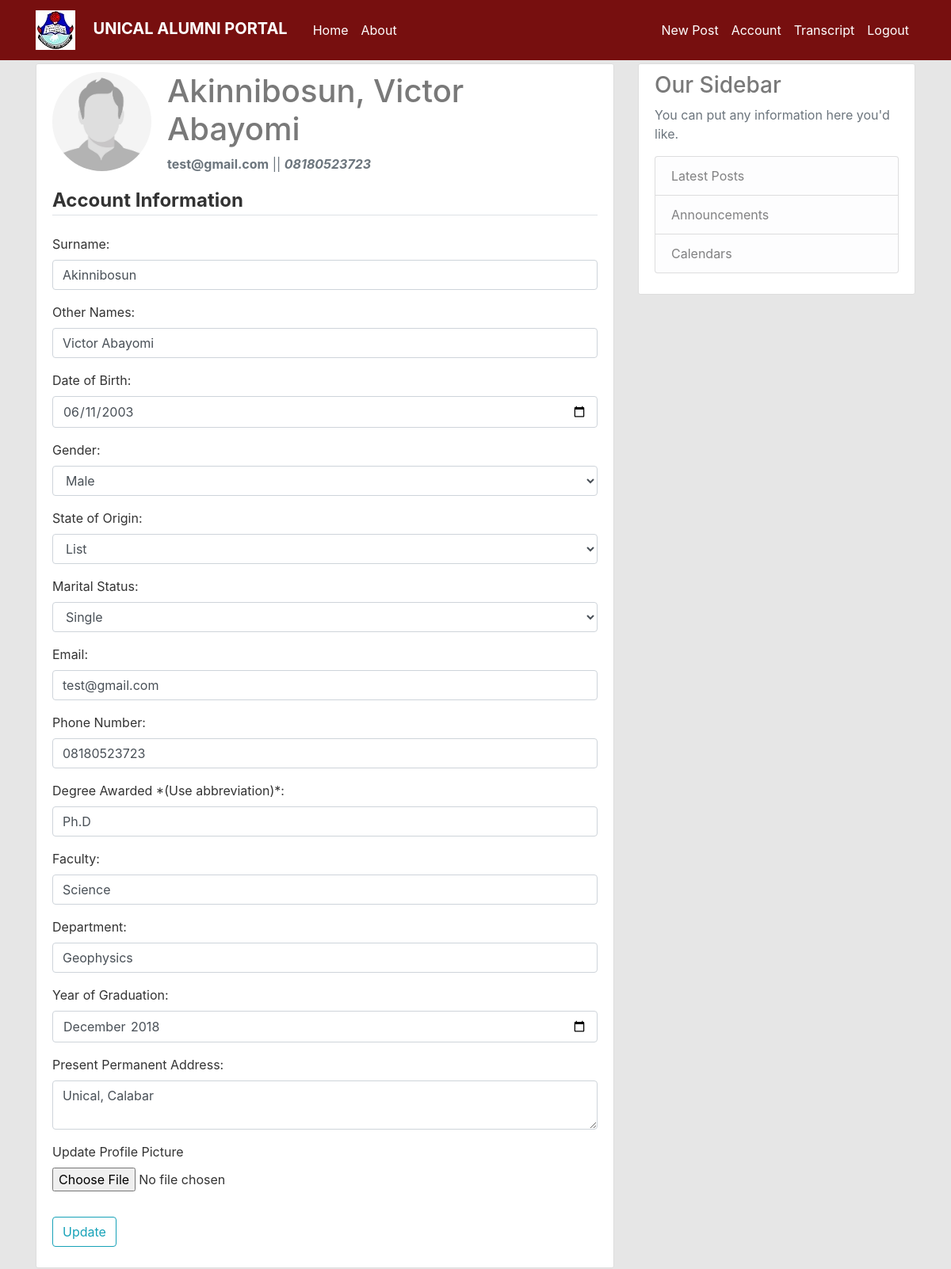
Page /account (signed in) on the committed database.
### transcript/models.py (models this page shows, shortened)
class User(db.Model, UserMixin):
    id = db.Column(db.Integer, primary_key=True)
    surname = db.Column(db.String(100), nullable=False)
    other_names = db.Column(db.String(100), nullable=False)
    dob = db.Column(db.String(50), nullable=False)
    gender = db.Column(db.String(20), nullable=False)
    state_of_origin = db.Column(db.String(50), nullable=False)
    marital_status = db.Column(db.String(100), nullable=False)
    email = db.Column(db.String(200), unique=True, nullable=False)
    phone = db.Column(db.String(20), unique=True, nullable=False)
    degree_awarded = db.Column(db.String(50), nullable=False)
    faculty = db.Column(db.String(250), nullable=False)
    department = db.Column(db.String(250), nullable=False)
    year_of_grad = db.Column(db.String(50), nullable=False)
    permanent_addr = db.Column(db.Text, nullable=False)
    password = db.Column(db.String(120), nullable=False)
    image_file = db.Column(db.String(20), nullable=False, default='default.jpg')
    recipient = db.relationship('Recipient', backref='user', lazy=True)
    post = db.relationship('Post', backref='author', lazy=True)

### transcript/routes.py (the view)
@app.route("/account", methods=['GET','POST'])
@login_required
def account():
    form = UpdateAccountForm()
    if form.validate_on_submit():
        if form.picture.data:
            picture_file = save_picture(form.picture.data)
            current_user.image_file = picture_file
        current_user.surname = form.surname.data
        current_user.other_names = form.other_names.data
        current_user.dob = form.dob.data
        current_user.gender = form.gender.data
        current_user.state_of_origin = form.state_of_origin.data
        current_user.marital_status = form.marital_status.data
        current_user.email = form.email.data
        current_user.phone = form.phone.data
        current_user.degree_awarded = form.degree_awarded.data
        current_user.faculty = form.faculty.data
        current_user.department = form.department.data
        current_user.year_of_grad = form.year_of_grad.data
        current_user.permanent_addr = form.permanent_addr.data
        db.session.commit()
        flash('Your account has been updated successfully!', 'success')
        return redirect(url_for('account'))
    elif request.method == 'GET':
        form.surname.data = current_user.surname
        form.other_names.data = current_user.other_names
        form.dob.data = current_user.dob
        form.gender.data = current_user.gender
        form.state_of_origin.data = current_user.state_of_origin
        form.marital_status.data = current_user.marital_status
        form.email.data = current_user.email
        form.phone.data = current_user.phone
        form.degree_awarded.data = current_user.degree_awarded
        form.faculty.data = current_user.faculty
        form.department.data = current_user.department
        form.year_of_grad.data = current_user.year_of_grad
        form.permanent_addr.data = current_user.permanent_addr
    image_file = url_for('static', filename='images/'+ current_user.image_file)
    return render_template('account.html', title='Account', image_file=image_file, form=form)

### transcript/templates/account.html (shortened to what this page needs)
{% extends "layout.html" %}
    {% block content %}
        <div class="content-section">
            <div class="media">
                <img class="rounded-circle account-img" src="{{ image_file }}">
                <div class="media-body">
                    <h2 class="account-heading">{{ current_user.surname }}, {{  current_user.other_names }}</h2>
                    <p class="text-secondary"><strong>{{ current_user.email }}</strong>  ||  <strong><em>{{ current_user.phone }}</em></strong></p>
                </div>
            </div>
            <form method="POST" action="" enctype="multipart/form-data">
                <fieldset class="form-group">
                    <legend class="border-bottom mb-4"><b>Account Information</b></legend>
                    <div class="form-group">
                        {{ form.surname.label(class="form-control-label") }}:
                        {% if form.surname.errors %}
                            {{ form.surname(class="form-control form-control-md is-invalid") }}
                            <div class="invalid-feedback">
                                {% for error in form.surname.errors %}
                                    <span>{{ error }}</span>
                                {% endfor %}
                            </div>
                        {% else %}
                            {{ form.surname(class="form-control form-control-md") }}
                        {% endif %}
                    </div>
                      <div class="form-group">
                          {{ form.other_names.label(class="form-control-label") }}:
                          {% if form.other_names.errors %}
                              {{ form.other_names(class="form-control form-control-md is-invalid") }}
                              <div class="invalid-feedback">
                                  {% for error in form.other_names.errors %}
                                      <span>{{ error }}</span>
                                  {% endfor %}
                              </div>
                          {% else %}
                              {{ form.other_names(class="form-control form-control-md") }}
                          {% endif %}
                      </div>
                      <div class="form-group">
                        {{ form.dob.label(class="form-control-label") }}:
                        {% if form.dob.errors %}
                            {{ form.dob(class="form-control form-control-md is-invalid") }}
                            <div class="invalid-feedback">
                                {% for error in form.dob.errors %}
                                    <span>{{ error }}</span>
                                {% endfor %}
                            </div>
                        {% else %}
                            {{ form.dob(class="form-control form-control-md", type="Date") }}
                        {% endif %}
                    </div>
                    <div class="form-group">
                        {{ form.gender.label(class="form-control-label") }}:
                        {% if form.gender.errors %}
                            {{ form.gender(class="form-control form-control-md is-invalid") }}
                            <div class="invalid-feedback">
                                {% for error in form.gender.errors %}
                                    <span>{{ error }}</span>
                                {% endfor %}
                            </div>
                        {% else %}
                            {{ form.gender(class="form-control form-control-md") }}
                        {% endif %}
                    </div>
                    <div class="form-group">
                        {{ form.state_of_origin.label(class="form-control-label") }}:
                        {% if form.state_of_origin.errors %}
                            {{ form.state_of_origin(class="form-control form-control-md is-invalid") }}
                            <div class="invalid-feedback">
                                {% for error in form.state_of_origin.errors %}
                                    <span>{{ error }}</span>
                                {% endfor %}
                            </div>
                        {% else %}
                            {{ form.state_of_origin(class="form-control form-control-md") }}
                        {% endif %}
                    </div>
                    <div class="form-group">
                        {{ form.marital_status.label(class="form-control-label") }}:
                        {% if form.marital_status.errors %}
                            {{ form.surname(class="form-control form-control-md is-invalid") }}
                            <div class="invalid-feedback">
                                {% for error in form.marital_status.errors %}
                                    <span>{{ error }}</span>
                                {% endfor %}
                            </div>
                        {% else %}
                            {{ form.marital_status(class="form-control form-control-md") }}
                        {% endif %}
                    </div>
                    <div class="form-group">
                        {{ form.email.label(class="form-control-label") }}:
                        {% if form.email.errors %}
                            {{ form.email(class="form-control form-control-md is-invalid") }}
                            <div class="invalid-feedback">
                                {% for error in form.email.errors %}
                                    <span>{{ error }}</span>
                                {% endfor %}
                            </div>
                        {% else %}
                            {{ form.email(class="form-control form-control-md") }}
                        {% endif %}
                    </div>
                    <div class="form-group">
                        {{ form.phone.label(class="form-control-label") }}:
                        {% if form.phone.errors %}
                            {{ form.phone(class="form-control form-control-md is-invalid") }}
                            <div class="invalid-feedback">
                                {% for error in form.phone.errors %}
                                    <span>{{ error }}</span>
                                {% endfor %}
                            </div>
                        {% else %}
                            {{ form.phone(class="form-control form-control-md") }}
                        {% endif %}
                    </div>
                    <div class="form-group">
                        {{ form.degree_awarded.label(class="form-control-label") }}:
                        {% if form.degree_awarded.errors %}
                            {{ form.degree_awarded(class="form-control form-control-md is-invalid") }}
                            <div class="invalid-feedback">
                                {% for error in form.degree_awarded.errors %}
                                    <span>{{ error }}</span>
                                {% endfor %}
                            </div>
                        {% else %}
                            {{ form.degree_awarded(class="form-control form-control-md") }}
                        {% endif %}
                    </div>
                    <div class="form-group">
                        {{ form.faculty.label(class="form-control-label") }}:
                        {% if form.faculty.errors %}
                            {{ form.faculty(class="form-control form-control-md is-invalid") }}
                            <div class="invalid-feedback">
                                {% for error in form.faculty.errors %}
                                    <span>{{ error }}</span>
                                {% endfor %}
                            </div>
                        {% else %}
                            {{ form.faculty(class="form-control form-control-md") }}
                        {% endif %}
                    </div>
                    <div class="form-group">
                        {{ form.department.label(class="form-control-label") }}:
                        {% if form.department.errors %}
                            {{ form.department(class="form-control form-control-md is-invalid") }}
                            <div class="invalid-feedback">
                                {% for error in form.department.errors %}
                                    <span>{{ error }}</span>
                                {% endfor %}
                            </div>
                        {% else %}
                            {{ form.department(class="form-control form-control-md") }}
                        {% endif %}
                    </div>
                    <div class="form-group">
                        {{ form.year_of_grad.label(class="form-control-label") }}:
                        {% if form.year_of_grad.errors %}
                            {{ form.year_of_grad(class="form-control form-control-md is-invalid") }}
                            <div class="invalid-feedback">
                                {% for error in form.year_of_grad.errors %}
                                    <span>{{ error }}</span>
                                {% endfor %}
                            </div>
                        {% else %}
                            {{ form.year_of_grad(class="form-control form-control-md", type="Month") }}
                        {% endif %}
                    </div>
                    <div class="form-group">
                        {{ form.permanent_addr.label(class="form-control-label") }}:
                        {% if form.permanent_addr.errors %}
                            {{ form.permanent_addr(class="form-control form-control-md is-invalid") }}
                            <div class="invalid-feedback">
                                {% for error in form.permanent_addr.errors %}
                                    <span>{{ error }}</span>
                                {% endfor %}
                            </div>
                        {% else %}
                            {{ form.permanent_addr(class="form-control form-control-md") }}
                        {% endif %}
                    </div>
                    <div class="form-group">
                        {{ form.picture.label() }}
                        {{ form.picture(class="form-control-file") }}
                    </div>
                </fieldset>
                <div class="form-group">
                    {{ form.submit(class="btn btn-outline-info") }}
                </div>
            </form>
        </div>
    {% endblock content %}

### transcript/templates/layout.html (shortened to what this page needs)
<!DOCTYPE html>
<html>
<head>
    <link rel="stylesheet" href="https://maxcdn.bootstrapcdn.com/bootstrap/4.0.0/css/bootstrap.min.css">
    <link rel="stylesheet" type="text/css" href="{{ url_for('static', filename='main.css') }}">
</head>
<body>
    <header class="site-header">
      <nav class="navbar navbar-expand-md navbar-dark bg-steel fixed-top">
        <div class="container">
          <a class="navbar-brand mr-4" href="{{ url_for('home')}}"> <img src="{{ url_for('static', filename="images/logo.jpg")}}" alt=""> &nbsp; &nbsp;<b>UNICAL ALUMNI PORTAL</b></a>
          <div class="collapse navbar-collapse" id="navbarToggle">
            <div class="navbar-nav mr-auto">
              <a class="nav-item nav-link" href="{{ url_for('home')}}">Home</a>
              <a class="nav-item nav-link" href="{{ url_for('about')}}">About</a>
            </div>
            <div class="navbar-nav">
              {% if current_user.is_authenticated %}
                <a class="nav-item nav-link" href="{{ url_for('new_post')}}">New Post</a>
                <a class="nav-item nav-link" href="{{ url_for('account')}}">Account</a>
                <a class="nav-item nav-link" href="{{ url_for('grad_recipient')}}">Transcript</a>
                <a class="nav-item nav-link" href="{{ url_for('logout')}}">Logout</a>
              {% else %}
                <a class="nav-item nav-link" href="{{ url_for('login')}}">Login</a>
                <a class="nav-item nav-link" href="{{ url_for('register')}}">Register</a>
              {% endif %}
            </div>
          </div>
        </div>
      </nav>
    </header>
    <main role="main" class="container">
      <div class="row">
        <div class="col-md-8">
          {% block content %}{% endblock %}
        </div>
        <div class="col-md-4">
          <div class="content-section">
            <h3>Our Sidebar</h3>
            <p class='text-muted'>You can put any information here you'd like.
              <ul class="list-group">
                <li class="list-group-item list-group-item-light">Latest Posts</li>
                <li class="list-group-item list-group-item-light">Announcements</li>
                <li class="list-group-item list-group-item-light">Calendars</li>
              </ul>
            </p>
          </div>
        </div>
      </div>
    </main>
</body>
</html>

### rows in the picture
User: surname "Akinnibosun", other_names "Victor Abayomi", email "test@gmail.com", phone "08180523723", dob "06/11/2003", gender "Male", state_of_origin "List", marital_status "Single", degree_awarded "Ph.D", faculty "Science", department "Geophysics", year_of_grad "2018-12", permanent_addr "Unical, Calabar"
